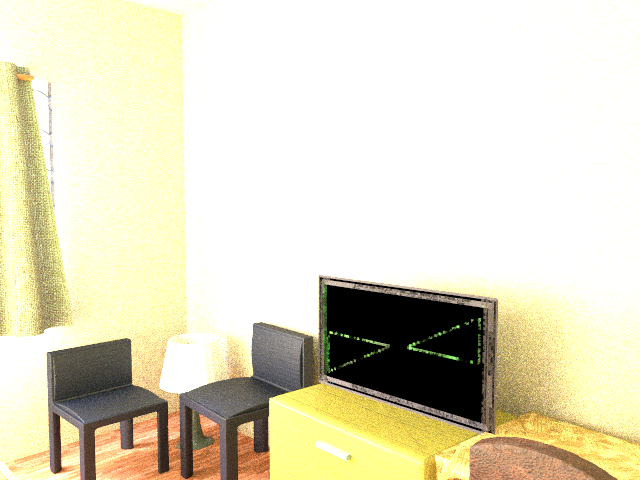
#> input picture Labs/F/Lab_exams/Model-B/Q1.png, 640 x 480 px
$ jupyter execute Q1.ipynb   (shell and % lines are left out)
#> lines starting #> are read from the running program, lines starting #| are printed output that depends on the picture
[cell 1]
import skimage.io as io
import skimage

# Show the figures / plots inside the notebook
from skimage.color import rgb2gray,rgb2hsv
import matplotlib.pyplot as plt
import numpy as np
from skimage.util import random_noise
import numpy as np
from scipy.signal import convolve2d

from skimage.exposure import histogram
from matplotlib.pyplot import bar

[cell 2]
img = io.imread('Q1.png')[:,:,:3]
img_gray = rgb2gray(img)
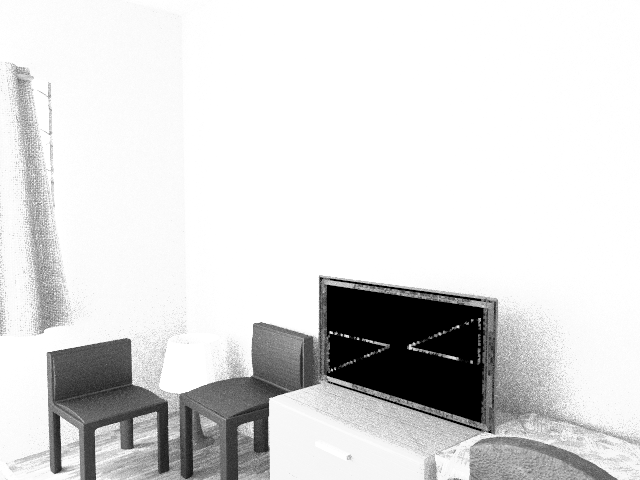
#> img_gray: shape (480, 640) float64; min 0, max 1, mean 0.858
#print(img.shape)
plt.figure()
io.imshow(img)
plt.figure()
io.imshow(img_gray)
# [16 lines of commented-out code are left out]
def Gamma_Correction(img, c, y):
#> called with c = 1, y = 0.5
    correctedimg = img
    height, width = img.shape
#> height = 480; width = 640
    correctedimg = c * (img**y)
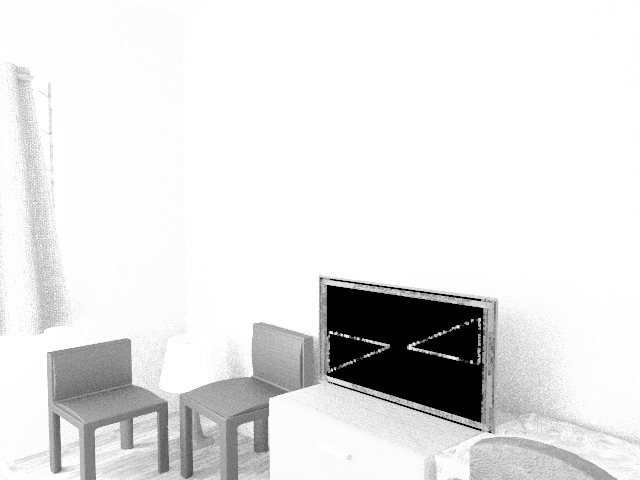
#> correctedimg: shape (480, 640) float64; min 0, max 1, mean 0.895
    plt.figure()
    io.imshow(correctedimg)
    return correctedimg

Gamma_Correction(img_gray, 1, 0.5)
new_one = Gamma_Correction(img_gray, 1, 4)
#> call 2 of Gamma_Correction, with c = 1, y = 4
#> in Gamma_Correction (call 2), `correctedimg = c * (img**y)`:
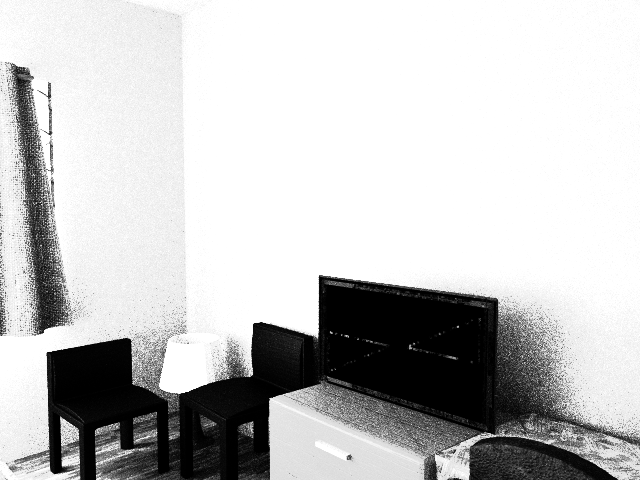
#> correctedimg: shape (480, 640) float64; min 0, max 1, mean 0.768
plt.figure()
io.imshow(skimage.filters.gaussian(new_one,sigma=3))
plt.figure()
io.imshow(skimage.filters.gaussian(new_one,sigma=5))
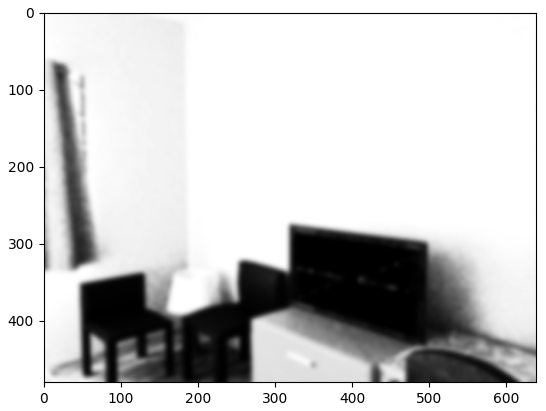
#> figure drawn by matplotlib, 1 panel

$ run again, with Labs/F/Lab_exams/Model-B/Q2.png copied over Labs/F/Lab_exams/Model-B/Q1.png
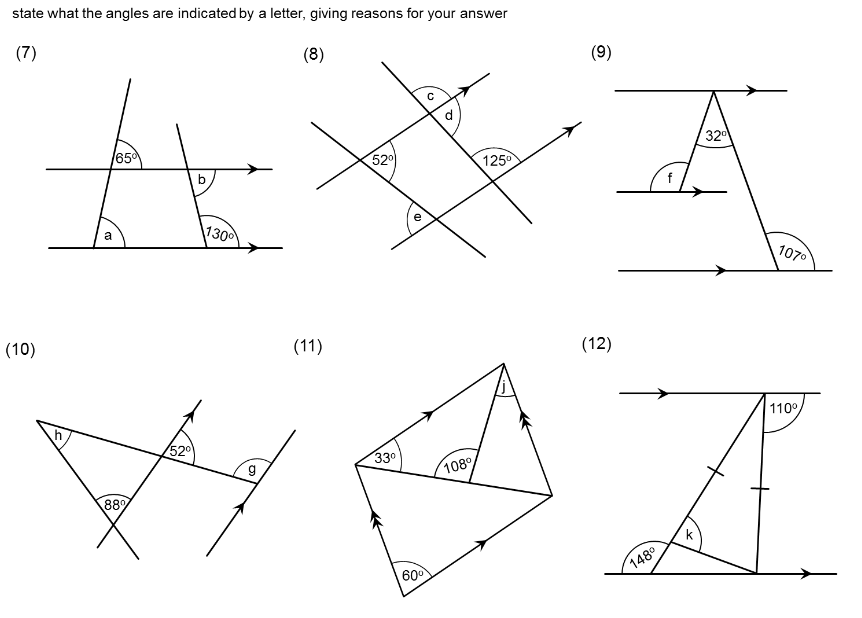
#> input picture Labs/F/Lab_exams/Model-B/Q2.png, 862 x 618 px
#> in Gamma_Correction (call 2), `correctedimg = c * (img**y)`:
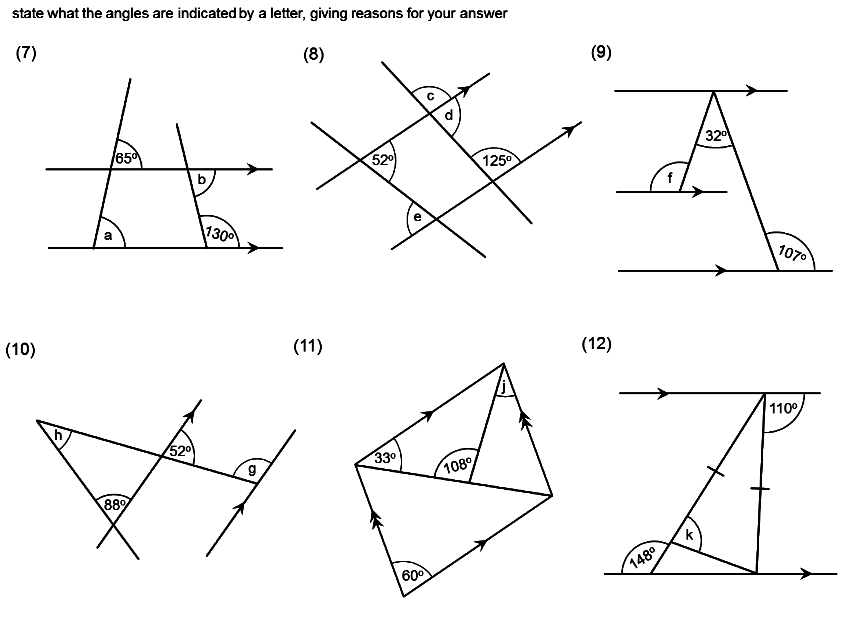
#> correctedimg: shape (618, 862) float64; min 0, max 1, mean 0.966
#> `[cell 2] img = io.imread('Q1.png')[:,:,:3] img_gray = rgb2gray(img)`:
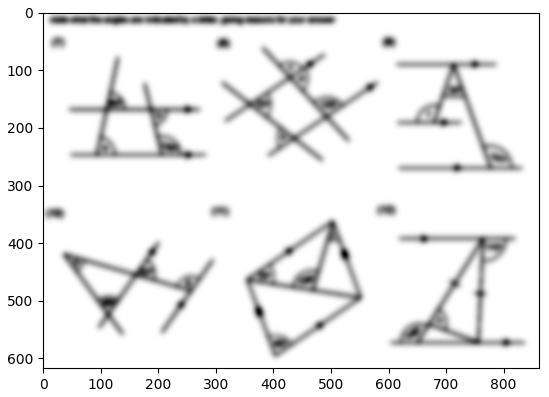
#> figure drawn by matplotlib, 1 panel

$ run again, with Labs/F/Lab_exams/Model-B/Q3.png copied over Labs/F/Lab_exams/Model-B/Q1.png
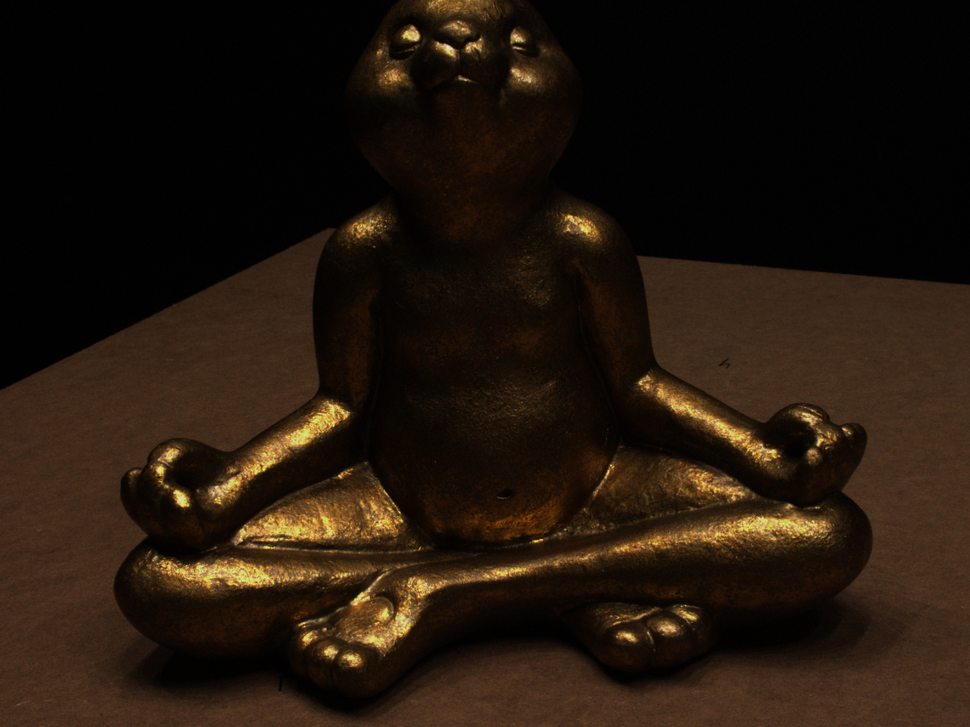
#> input picture Labs/F/Lab_exams/Model-B/Q3.png, 970 x 727 px, shrunk from 1600 x 1200 before the run
#> in Gamma_Correction, `correctedimg = c * (img**y)`:
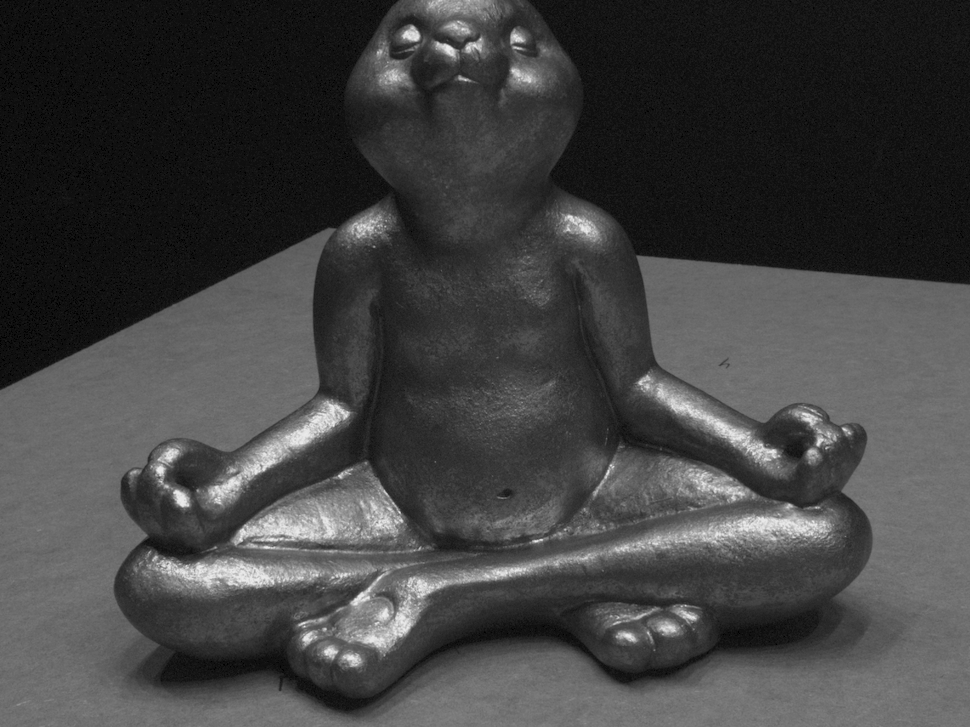
#> correctedimg: shape (727, 970) float64; min 0, max 0.932, mean 0.259
#> `[cell 2] img = io.imread('Q1.png')[:,:,:3] img_gray = rgb2gray(img)`:
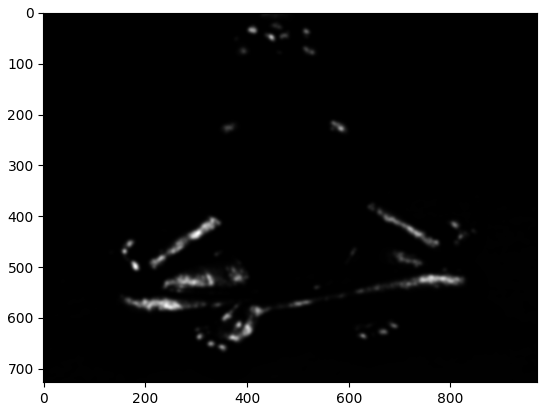
#> figure drawn by matplotlib, 1 panel
